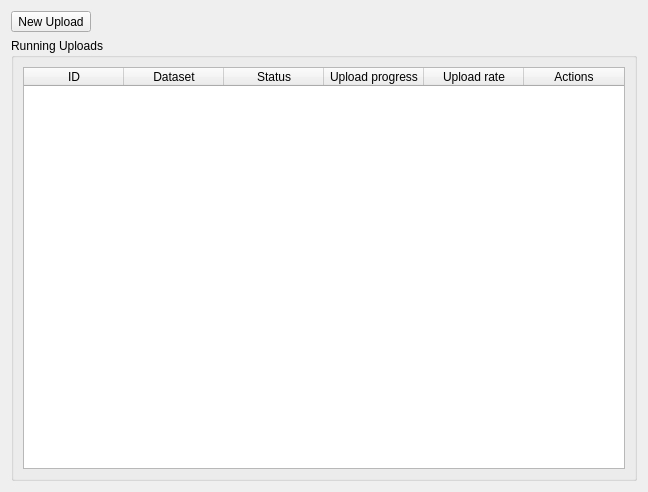
<?xml version="1.0" encoding="UTF-8"?>
<ui version="4.0">
 <class>Form</class>
 <widget class="QWidget" name="Form">
  <property name="geometry">
   <rect>
    <x>0</x>
    <y>0</y>
    <width>648</width>
    <height>492</height>
   </rect>
  </property>
  <property name="windowTitle">
   <string>Form</string>
  </property>
  <layout class="QVBoxLayout" name="verticalLayout">
   <item>
    <layout class="QHBoxLayout" name="horizontalLayout_8">
     <item>
      <widget class="QToolButton" name="toolButton_new_upload">
       <property name="text">
        <string>New Upload</string>
       </property>
      </widget>
     </item>
     <item>
      <spacer name="horizontalSpacer_2">
       <property name="orientation">
        <enum>Qt::Horizontal</enum>
       </property>
       <property name="sizeHint" stdset="0">
        <size>
         <width>40</width>
         <height>20</height>
        </size>
       </property>
      </spacer>
     </item>
    </layout>
   </item>
   <item>
    <widget class="QGroupBox" name="groupBox">
     <property name="sizePolicy">
      <sizepolicy hsizetype="Preferred" vsizetype="Expanding">
       <horstretch>0</horstretch>
       <verstretch>0</verstretch>
      </sizepolicy>
     </property>
     <property name="title">
      <string>Running Uploads</string>
     </property>
     <layout class="QVBoxLayout" name="verticalLayout_7">
      <item>
       <widget class="UploadTableWidget" name="widget_jobs">
        <column>
         <property name="text">
          <string>ID</string>
         </property>
        </column>
        <column>
         <property name="text">
          <string>Dataset</string>
         </property>
        </column>
        <column>
         <property name="text">
          <string>Status</string>
         </property>
        </column>
        <column>
         <property name="text">
          <string>Upload progress</string>
         </property>
        </column>
        <column>
         <property name="text">
          <string>Upload rate</string>
         </property>
        </column>
        <column>
         <property name="text">
          <string>Actions</string>
         </property>
        </column>
       </widget>
      </item>
     </layout>
    </widget>
   </item>
  </layout>
 </widget>
 <customwidgets>
  <customwidget>
   <class>UploadTableWidget</class>
   <extends>QTableWidget</extends>
   <header>dcoraid.gui.upload.widget_upload</header>
  </customwidget>
 </customwidgets>
 <resources/>
 <connections/>
</ui>
